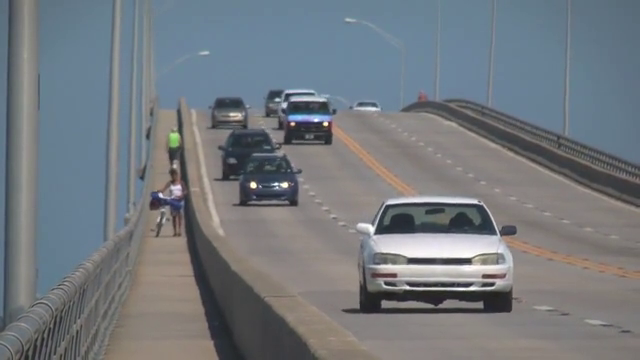
#> input picture frame 91 of Easy.mp4, 640 x 360 px
$ python getFeatures.py
#> lines starting #> are read from the running program, lines starting #| are printed output that depends on the picture


import cv2
import numpy as np
from skimage.feature import corner_harris, corner_shi_tomasi, peak_local_max

def getFeatures(img,bbox,use_shi=False):
    n_object = np.shape(bbox)[0]
    N = 0
    temp = np.empty((n_object,),dtype=np.ndarray)   # temporary storage of x,y coordinates
    for i in range(n_object):
        (xmin, ymin, boxw, boxh) = cv2.boundingRect(bbox[i,:,:].astype(int))
        roi = img[ymin:ymin+boxh,xmin:xmin+boxw]
        # cv2.imshow('roi',roi)
        if use_shi:
            corner_response = corner_shi_tomasi(roi)
        else:
            corner_response = corner_harris(roi)
        coordinates = peak_local_max(corner_response,num_peaks=20,exclude_border=2)
        coordinates[:,1] += xmin
        coordinates[:,0] += ymin
        temp[i] = coordinates
        if coordinates.shape[0] > N:
            N = coordinates.shape[0]
    x = np.full((N,n_object),-1)
    y = np.full((N,n_object),-1)
    for i in range(n_object):
        n_feature = temp[i].shape[0]
        x[0:n_feature,i] = temp[i][:,1]
        y[0:n_feature,i] = temp[i][:,0]
    return x,y

if __name__ == "__main__":
    cap = cv2.VideoCapture("Easy.mp4")
    ret, frame = cap.read()  # get first frame
#> frame is the input picture: shape (360, 640, 3); mean B, G, R 126.6, 121.2, 115.7

    # [9 lines of commented-out code are left out]
    n_object = 1
    bbox = np.array([[[291,187],[405,187],[291,267],[405,267]]])

    frame_gray = cv2.cvtColor(frame,cv2.COLOR_RGB2GRAY)
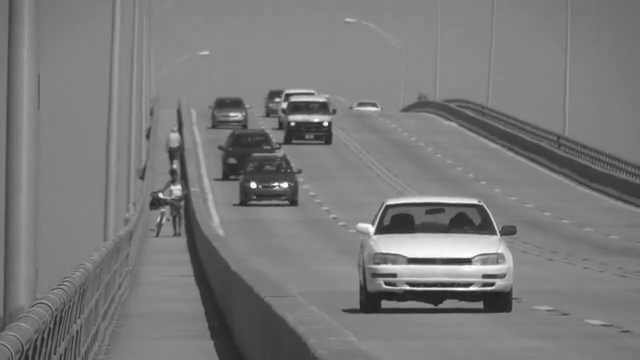
#> frame_gray: shape (360, 640); min 30, max 255, mean 122.2
    x,y = getFeatures(frame_gray,bbox)
#> the loop in getFeatures, `for i in range(n_object):` made 1 pass
#> pass 1, in getFeatures, `roi = img[ymin:ymin+boxh,xmin:xmin+boxw]`:
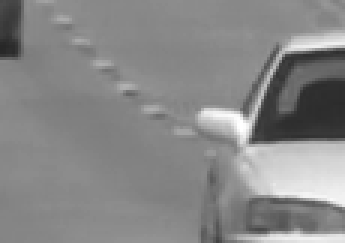
#> roi: shape (81, 115) (shown 3 times larger); min 39, max 255, mean 135.3
#> pass 1, in getFeatures, `corner_response = corner_harris(roi)`:
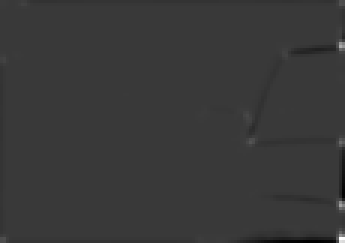
#> corner_response: shape (81, 115) float64 (shown 3 times larger); min -1.69, max 5.78, mean -0.0136; drawn with min black and max white
#> after the loop in getFeatures, `for i in range(n_object):`: N = 20
#> in getFeatures, `x = np.full((N,n_object),-1)`: x = 20 values from -1 to -1
#> after the loop in getFeatures, `for i in range(n_object):`: x = 20 values, max 396 at index 14, min 296 at index 4, mean 368; y = 20 values, max 265 at index 9, min 205 at index 2, mean 236.7

    import matplotlib.pyplot as plt
    from matplotlib.patches import Rectangle
    fig, ax = plt.subplots()
    ax.imshow(frame_gray,cmap='gray')
    ax.scatter(x[x!=-1],y[y!=-1],color=(1,0,0))
    for i in range(n_object):
        (xmin, ymin, boxw, boxh) = cv2.boundingRect(bbox[i,:,:])
        patch = Rectangle((xmin,ymin),boxw,boxh,fill=False,color=(0,0,0),linewidth=3)
        ax.add_patch(patch)
    plt.show()
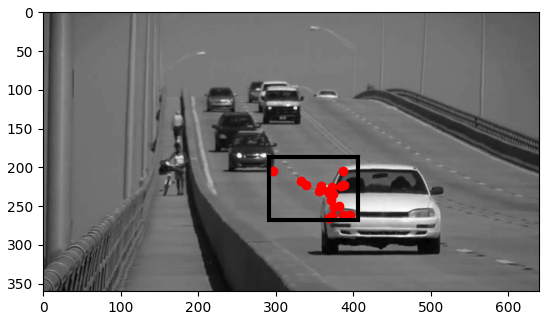
#> figure drawn by matplotlib, 1 panel

$ run again, starting later in the video
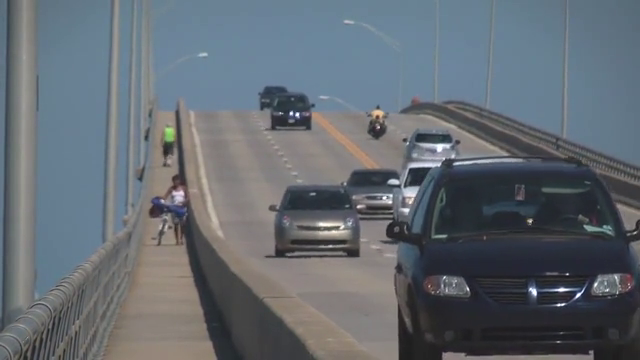
#> input picture frame 411 of Easy.mp4, 640 x 360 px
#> frame is the input picture: shape (360, 640, 3); mean B, G, R 113.8, 106.6, 99.3
#> the loop in getFeatures, `for i in range(n_object):` made 1 pass
#> pass 1, in getFeatures, `corner_response = corner_harris(roi)`:
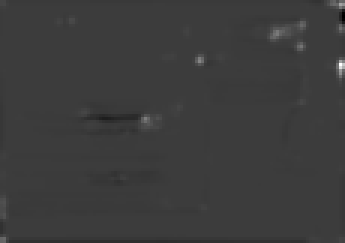
#> corner_response: shape (81, 115) float64 (shown 3 times larger); min -0.765, max 2.47, mean 0.000805; drawn with min black and max white
#> after the loop in getFeatures, `for i in range(n_object):`: N = 20
#> in getFeatures, `x = np.full((N,n_object),-1)`: x = 20 values from -1 to -1
#> after the loop in getFeatures, `for i in range(n_object):`: x = 20 values, max 392 at index 16, min 310 at index 10, mean 354.6; y = 20 values, max 256 at index 13, min 193 at index 6, mean 214.1
#> `plt.show()`:
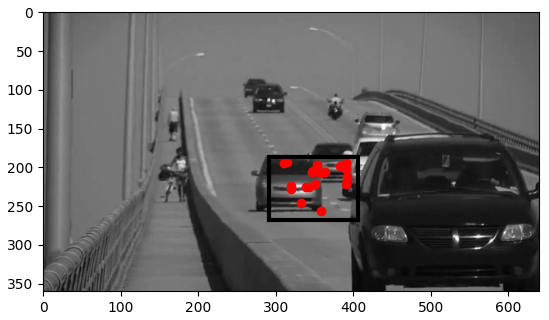
#> figure drawn by matplotlib, 1 panel

$ run again, starting later in the video
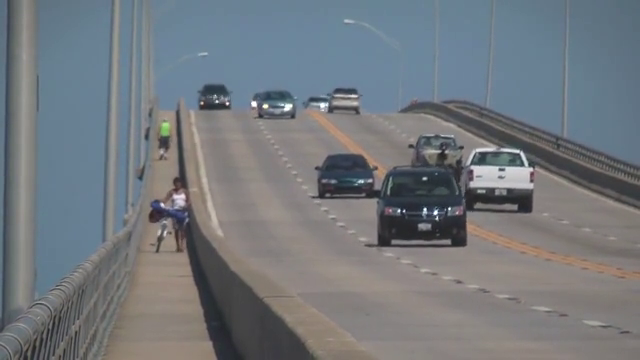
#> input picture frame 731 of Easy.mp4, 640 x 360 px
#> frame is the input picture: shape (360, 640, 3); mean B, G, R 125.5, 120.3, 115.1
#> the loop in getFeatures, `for i in range(n_object):` made 1 pass
#> pass 1, in getFeatures, `corner_response = corner_harris(roi)`:
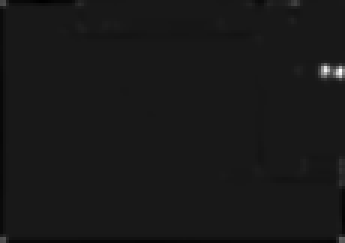
#> corner_response: shape (81, 115) float64 (shown 3 times larger); min -0.26, max 2.48, mean 0.000888; drawn with min black and max white
#> after the loop in getFeatures, `for i in range(n_object):`: N = 20
#> in getFeatures, `x = np.full((N,n_object),-1)`: x = 20 values from -1 to -1
#> after the loop in getFeatures, `for i in range(n_object):`: x = 20 values, max 403 at index 12, min 312 at index 11, mean 362.4; y = 20 values, max 262 at index 12, min 193 at index 2, mean 216.4
#> `plt.show()`:
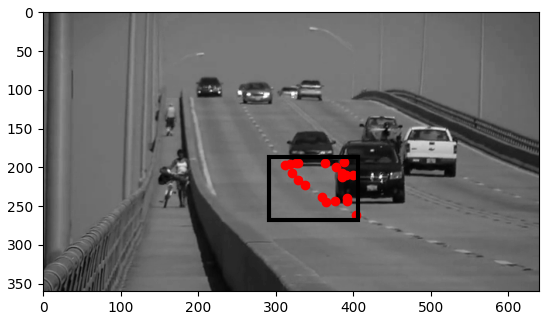
#> figure drawn by matplotlib, 1 panel
